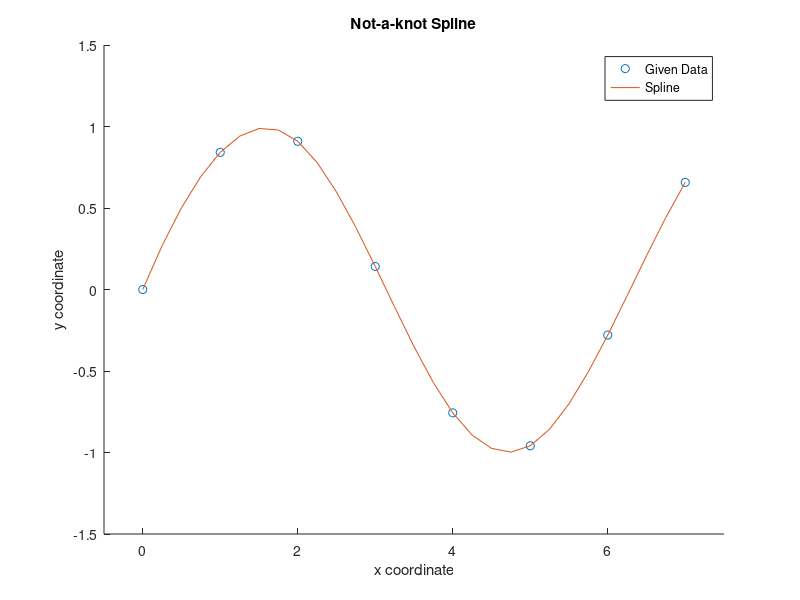

Reproduce this figure in MATLAB.
clear;
close all;
format long;
% determine data points
X = 0 : 7;
Y = sin(X);

n = length(X);

A = zeros(n);
b = zeros(n, 1);
% s for coefficients
s = zeros(n - 1);

% spacing between the points
h = X(2 : n) - X(1 : n - 1);
% slope
d = (Y(2 : n) - Y(1 : n - 1))./h;

% for natural spline, second derivatives are zero at endpoints
% A(1, 1) = 1;
% A(n, n) = 1;

% for not-a-knot spline, second derivatives are zero at endpoints
A(1, 1) = h(2);
A(1, 2) = - (h(1) + h(2));
A(1, 3) = h(1);
A(n, n - 2) = h(n - 1);
A(n, n - 1) = - (h(n - 2) + h(n - 1));
A(n, n) = h(1);

% set up the equations for the second derivatives, m(i)
for i = 2 : n - 1
    A(i, i - 1) = h(i - 1);
    A(i, i) = 2 * (h(i - 1) + h(i));
    A(i, i + 1) = h(i);
    b(i) = 6 * (d(i) - d(i - 1));
end

% second derivatives
m = A\b;

% solve for coefficients of splines
% # of cubic splines = # of points - 1
for i = 1 : n - 1
    s(i, 1) = Y(i);
    s(i, 2) = d(i) - h(i) / 6 * (2 * m(i) + m(i + 1));
    s(i, 3) = m(i) / 2;
    s(i, 4) = (m(i + 1) - m(i)) / (6 * h(i));
end


%-------------------- Plot the figure --------------------%
hold on;

% Plot data points
plot(X, Y, 'o');

% Plot the estimated line
x_tmp = [];
y_tmp = [];

for i = 1 : n - 1
    x = X(i) : 0.25 : X(i + 1);
    y = @(x, i) s(i, 1) + s(i, 2) * (x - X(i)) + s(i, 3) * (x - X(i)).^ 2 + s(i, 4) * (x - X(i)).^ 3;
    x_tmp = [x_tmp x];
    y_tmp = [y_tmp y(x, i)];
end

plot(x_tmp, y_tmp);

% Config of figure
title('Not-a-knot Spline');
xlim([-0.5 7.5])
ylim([-1.5 1.5])
xlabel('x coordinate')
ylabel('y coordinate')
legend('Given Data', 'Spline', 'location', 'best');